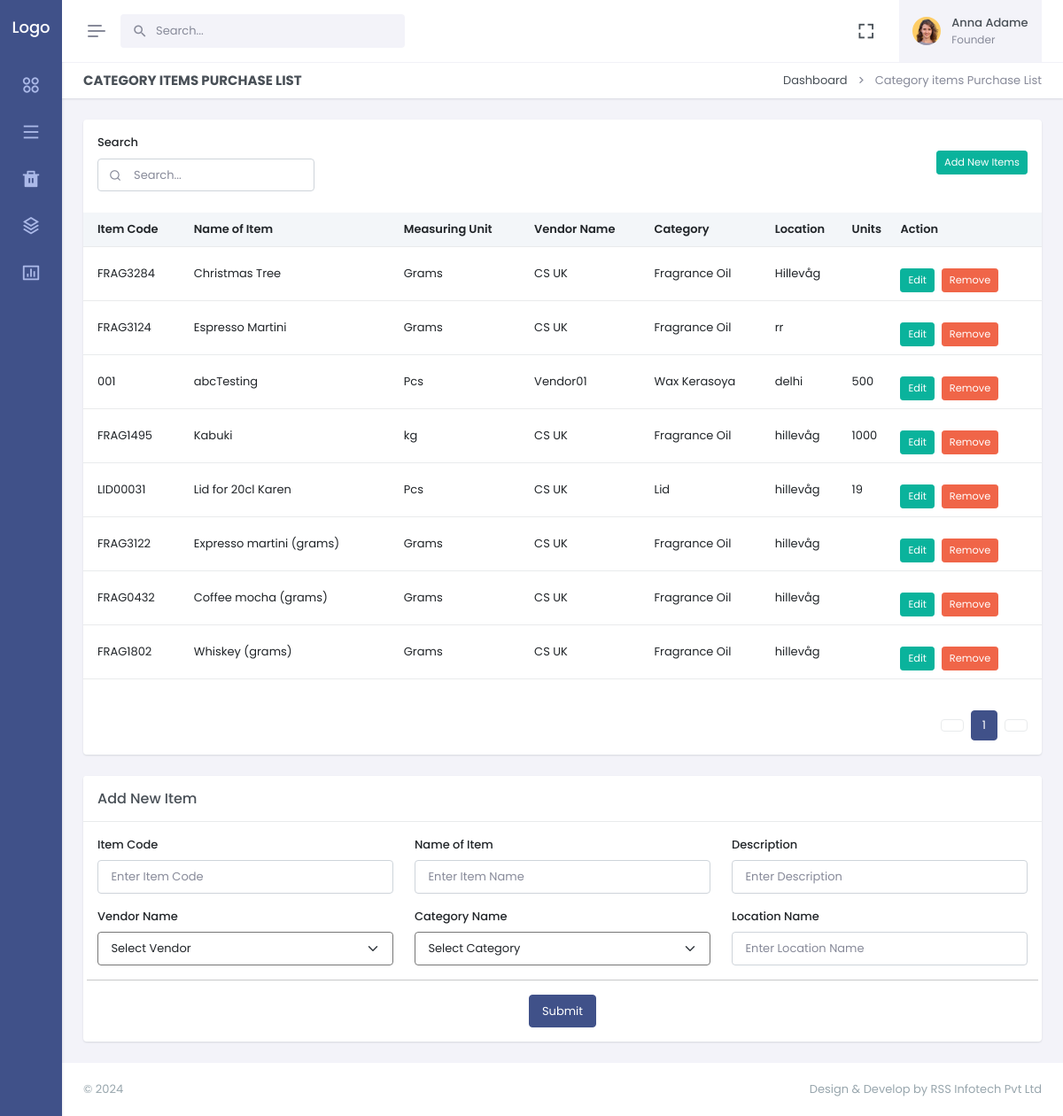
The app's page /categoryItemsPurchaseList.php (signed in) with its own data.
### tables this page shows
CREATE TABLE `items` (
  `id` int(11) NOT NULL,
  `user_reg_id` bigint(20) DEFAULT NULL,
  `item_code` varchar(255) DEFAULT NULL,
  `item_name` varchar(255) DEFAULT NULL,
  `item_desc` varchar(10000) DEFAULT NULL,
  `vender_name` varchar(255) DEFAULT NULL,
  `category` varchar(255) DEFAULT NULL,
  `measurement_unit` varchar(255) DEFAULT NULL,
  `weight_unit` varchar(255) DEFAULT NULL,
  `location_name` varchar(10000) DEFAULT NULL
);

CREATE TABLE `vendor` (
  `id` int(11) NOT NULL,
  `user_reg_id` bigint(20) DEFAULT NULL,
  `name` varchar(255) DEFAULT NULL,
  `email` varchar(255) DEFAULT NULL,
  `mobile_no` bigint(20) DEFAULT NULL,
  `address` varchar(1000) DEFAULT NULL
);

CREATE TABLE `category` (
  `id` int(11) NOT NULL,
  `user_reg_id` bigint(20) DEFAULT NULL,
  `Category_Name` varchar(255) DEFAULT NULL,
  `Description_No` varchar(255) DEFAULT NULL,
  `Measuring_Units` varchar(255) DEFAULT NULL,
  `percentage` enum('No','Yes') NOT NULL DEFAULT 'No'
);

### categoryItemsPurchaseList.php (the view, shortened to what this page needs)
<?php include_once('config.php');
?>
<!doctype html>
<html lang="en" data-layout="vertical" data-topbar="light" data-sidebar="dark" data-sidebar-size="sm" class="fa-events-icons-ready" data-layout-style="default" data-layout-mode="light" data-layout-width="fluid" data-layout-position="fixed">
<head>
    <link href="assets/css/bootstrap.min.css" rel="stylesheet" type="text/css" />
    <link href="assets/css/icons.min.css" rel="stylesheet" type="text/css" />
    <link href="assets/css/app.min.css" rel="stylesheet" type="text/css" />
    <link href="assets/css/custom.min.css" rel="stylesheet" type="text/css" />
</head>
<body>
    <div id="layout-wrapper">
        <?php include_once ('include/header.php');?>
        <?php include_once ('include/left-side-menu.php');?>
        <div class="main-content">
            <div class="page-content">
                <div class="container-fluid">
                    <div class="row">
                        <div class="col-12">
                            <div class="page-title-box d-sm-flex align-items-center justify-content-between">
                                <h4 class="mb-sm-0">CATEGORY ITEMS PURCHASE LIST</h4>
                                <div class="page-title-right">
                                    <ol class="breadcrumb m-0">
                                        <li class="breadcrumb-item">
                                            <a href="./dashboard.php">Dashboard</a>
                                        </li>
                                        <li class="breadcrumb-item active">Category items Purchase List</li>
                                    </ol>
                                </div>
                            </div>
                        </div>
                    </div>
                    <div class="row">
                        <div class="col-lg-12">
                            <div class="card">
                                <div class="card-body">
                                    <div id="customerList">
                                        <div class="row g-4 mb-4">
                                            <div class="col-lg-3 col-12">
                                                <div class="d-flex align-items-center justify-content-center h-100  ">
                                                    <div class="search-box  w-100 m-0">
                                                        <label class="form-label">Search</label>
                                                        <input type="text" class="form-control search"
                                                            placeholder="Search...">
                                                        <i class="ri-search-line search-icon"></i>
                                                    </div>
                                                </div>
                                            </div>
                                            <div class="col-lg-9 col-12">
                                                <div class=" d-flex justify-content-end h-100 align-items-center">
                                                    <a href="#addNewItem"> <button class="btn btn-sm btn-success edit-item-btn"> Add New Items</button>
                                                    </a>
                                                </div>
                                            </div>
                                        </div>
                                        <?php
                                        $sql = "SELECT * FROM `items` where user_reg_id='$_SESSION[id]'";
                                        $result = $conn->query($sql);
                                        ?>
                                        <div class="table-responsive table-card mt-3 mb-1">
                                            <table class="table align-middle table-nowrap" id="customerTable">
                                                <thead class="table-light">
                                                    <tr>
                                                        <th>Item Code</th>
                                                        <th>Name of Item</th>
                                                        <th>Measuring Unit</th>
                                                        <th>Vendor Name</th>
                                                        <th>Category</th>
                                                        <th>Location</th>
                                                        <th>Units</th>
                                                        <th>Action</th>
                                                    </tr>
                                                </thead>
                                                <tbody class="list form-check-all">
                                                    <?php
                                                      while($row = $result->fetch(PDO::FETCH_ASSOC)){
                                                        $vendorId =  $row['vender_name'];
                                                        $itemId = $row['id'];
                                                        $sql3 = "SELECT name FROM `vendor` WHERE id='$vendorId'";
                                                        $result3 = $conn->query($sql3);
                                                        $row1 = $result3->fetch(PDO::FETCH_ASSOC);
                                                            $categoryId =  $row['category'];
                                                            $sql4 = "SELECT Category_Name FROM `category` WHERE id='$categoryId'";
                                                            $result2 = $conn->query($sql4);
                                                            $row2 = $result2->fetch(PDO::FETCH_ASSOC);
                                                    ?>
                                                    <tr id="messageTxtHide<?php echo $row['id']?>">
                                                        <?php
                                                        echo '<td>' . $row['item_code'] . '</td>';
                                                        echo '<td>' . $row['item_name'] . '</td>';
                                                        echo '<td>' . $row['measurement_unit'] . '</td>';
                                                        echo '<td>' . $row1['name'] . '</td>';
                                                        echo '<td>' . @$row2['Category_Name'] . '</td>';
                                                        echo '<td>' . $row['location_name'] . '</td>';
                                                        echo '<td>' . $row['weight_unit'] . '</td>';
                                                        echo '<td>
                                                           <div class="d-flex gap-2">
                                                            <div class="edit">
                                                                <a href="categoryitemedit.php?edit_category_item='. $itemId ."&gf". $vendorId .'" class="btn btn-sm btn-success edit-item-btn" name="edit_category_item">Edit</a>
                                                            </div>
                                                            <div class="remove">
                                                                        <input type="button" name="item_delete"  onClick="return dataIdelete'.$row['id'].'('.$row['id'].')" class="btn btn-sm btn-danger remove-item-btn" value="Remove">
                                                                    </div>
                                                            </div>
                                                        </td>';
                                                        ?>
                                                    </tr>
                                                    <?php }
                                                    ?>
                                                </tbody>
                                            </table>
                                        </div>
                                        <div class="d-flex justify-content-end">
                                            <div class="pagination-wrap hstack gap-2">
                                                <a class="page-item pagination-prev disabled" href="#"></a>
                                                <ul class="pagination listjs-pagination mb-0"></ul>
                                                <a class="page-item pagination-next" href="#"></a>
                                            </div>
                                        </div>
                                    </div>
                                </div>
                            </div>
                        </div>
                    </div>
                    <div class="row" id="addNewItem">
                        <div class="col-xxl-12">
                            <div class="card">
                                <div class="card-header align-items-center d-flex">
                                    <h4 class="card-title mb-0 flex-grow-1">Add New Item</h4>
                                </div>
                                                  </div>
                                                </div>
                                              </div>
                                            </div>
                                                  </div>
                                                </div>
                                              </div>
                                <div class="card-body">
                                    <div class="live-preview">
                                        <form action="" method="POST">
                                            <div class="row">
                                                <div class="col-lg-4">
                                                    <div class="mb-3">
                                                        <label for="firstNameinput" class="form-label">Item Code</label>
                                                        <input type="text" class="form-control" name="item_code"
                                                            placeholder="Enter Item Code" autocomplete="off" required/>
                                                    </div>
                                                </div>
                                                <div class="col-lg-4">
                                                    <div class="mb-3">
                                                        <label class="form-label">Name of Item
                                                        </label>
                                                        <input type="text" class="form-control" name="item_name" placeholder="Enter Item Name" autocomplete="off" required/>
                                                    </div>
                                                </div>
                                                <div class="col-lg-4">
                                                    <div class=" mb-3">
                                                        <label class="form-label">Description
                                                        </label>
                                                        <input type="text" class="form-control" name="item_description"
                                                            placeholder="Enter Description" autocomplete="off"/>
                                                    </div>
                                                </div>
                                                <div class="col-lg-4">
                                                    <div class="mb-3">
                                                        <label class="form-label">Vendor Name</label>
                                                        <select id="vendorList" name="vendor_name" class="form-select" onChange="createVendor(this.value)" required>
                                                            <option value="">Select Vendor</option>
                                                        </select>
                                                    </div>
                                                </div>
                                                <div class="col-lg-4">
                                                    <div class="mb-3">
                                                        <label class="form-label">Category Name</label>
                                                        <select id="category" name="category" class="form-select" onChange="createCategory(this.value)" required>
                                                            <option value="">Select Category</option>
                                                        </select>
                                                    </div>
                                                </div>
                                                <div class="col-lg-4">
                                                    <div class="mb-3">
                                                        <label class="form-label">Location Name</label>
                                                        <input type="text" class="form-control" name="location" placeholder="Enter Location Name" autocomplete="off" />
                                                    </div>
                                                </div>
                                                <hr>
                                                <div class="col-lg-12">
                                                    <div class="text-center">
                                                        <input type="submit" name="item_submit" class="btn btn-primary" value="Submit">
                                                    </div>
                                                </div>
                                            </div>
                                            </form>
                                    </div>
                                </div>
        <?php include_once ('include/footer.php');?>
</body>
</html>

### records on screen
items: item_code "FRAG3284", item_name "Christmas Tree", measurement_unit "Grams", vendor.name "CS UK", category.Category_Name "Fragrance Oil", location_name "Hillevåg"
items: item_code "FRAG3124", item_name "Espresso Martini", measurement_unit "Grams", vendor.name "CS UK", category.Category_Name "Fragrance Oil", location_name "rr"
items: item_code "001", item_name "abcTesting", measurement_unit "Pcs", vendor.name "Vendor01", category.Category_Name "Wax Kerasoya", location_name "delhi", weight_unit "500"
items: item_code "FRAG1495", item_name "Kabuki", measurement_unit "kg", vendor.name "CS UK", category.Category_Name "Fragrance Oil", location_name "hillevåg", weight_unit "1000"
items: item_code "LID00031", item_name "Lid for 20cl Karen", measurement_unit "Pcs", vendor.name "CS UK", category.Category_Name "Lid", location_name "hillevåg", weight_unit "19"
items: item_code "FRAG3122", item_name "Expresso martini (grams)", measurement_unit "Grams", vendor.name "CS UK", category.Category_Name "Fragrance Oil", location_name "hillevåg"
items: item_code "FRAG0432", item_name "Coffee mocha (grams)", measurement_unit "Grams", vendor.name "CS UK", category.Category_Name "Fragrance Oil", location_name "hillevåg"
items: item_code "FRAG1802", item_name "Whiskey (grams)", measurement_unit "Grams", vendor.name "CS UK", category.Category_Name "Fragrance Oil", location_name "hillevåg"
